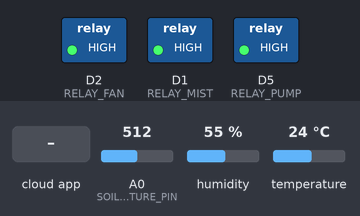
The sketch below on a simulated ESP8266 (NodeMCU). On the bench: switched loads named in the sketch (green lamp = pin HIGH). The test bench sets the inputs (shaded band); at power-on: A0 (SOIL_MOISTURE_PIN) = 512, humidity 55 %, temperature 24 °C. WiFi joins after 1.5 s; servers stay silent unless stated; the Firebase database answers and starts empty; what the sketch prints to the serial monitor is not drawn.

Above: at 2.7 s.
2.8 s: the phone or cloud app sets misting to 1
At 8.5 s:
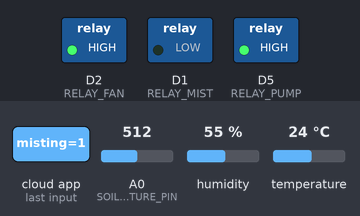
9.5 s: the phone or cloud app sets fan to 1
At 15.2 s:
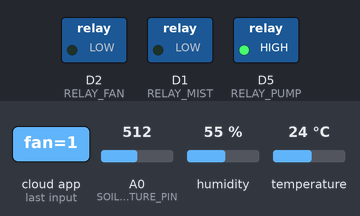
15.5 s: the phone or cloud app sets misting to 0
At 20.4 s:
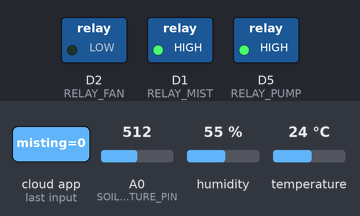
21.3 s: the phone or cloud app sets waterPump to 1
At 26.6 s:
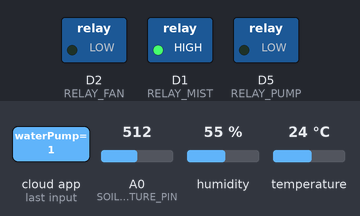
27.5 s: the phone or cloud app sets fan to 0
At 32.9 s:
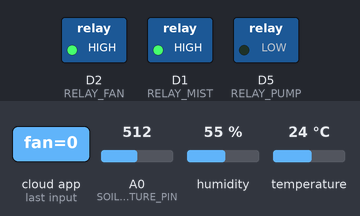
33.2 s: the phone or cloud app sets misting to 1
At 38.3 s:
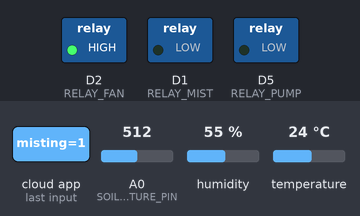
Timing chart, 0 to 39.8 s (numbered marks = the images above; inputs shaded):
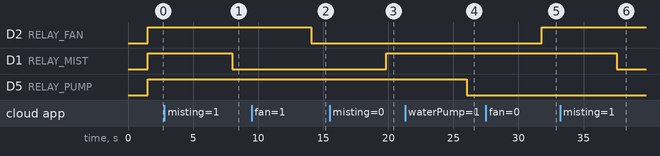

The sketch:

DurianMachine.ino
```cpp
#include <ESP8266WiFi.h>
#include <Firebase_ESP_Client.h>
#include <DHT.h>

// ─── WiFi Credentials ───────────────────────────────
#define WIFI_SSID "Piso WiFi"
#define WIFI_PASSWORD "ambotnimo123"

// ─── Firebase Project Credentials ───────────────────
#define API_KEY "AIzaSyDlaFU34iAAo4ceymNckVbLLkuFkFVXiFA"
#define DATABASE_URL "https://durian-app-2cdce-default-rtdb.firebaseio.com/"

// ─── DHT22 Setup ────────────────────────────────────
#define DHTPIN D4
#define DHTTYPE DHT22
DHT dht(DHTPIN, DHTTYPE);

// ─── Relay Setup ────────────────────────────────────
#define RELAY_MIST D1   // Relay for misting
#define RELAY_FAN  D2   // Relay for fan
#define RELAY_PUMP D5   // Relay for water pump (NEW)

// ─── Soil Moisture Setup ────────────────────────────
#define SOIL_MOISTURE_PIN A0  // Analog pin for soil sensor

// ─── Firebase Objects ──────────────────────────────
FirebaseData fbdo;
FirebaseAuth auth;
FirebaseConfig config;

void setup() {
  Serial.begin(115200);

  // Connect WiFi
  WiFi.begin(WIFI_SSID, WIFI_PASSWORD);
  Serial.print("Connecting to WiFi");
  while (WiFi.status() != WL_CONNECTED) {
    delay(500);
    Serial.print(".");
  }
  Serial.println("\n✅ WiFi connected!");

  // Firebase setup
  config.api_key = API_KEY;
  config.database_url = DATABASE_URL;

  // Anonymous sign-in
  if (Firebase.signUp(&config, &auth, "", "")) {
    Serial.println("✅ Firebase signUp successful");
  } else {
    Serial.printf("❌ Firebase signUp failed: %s\n", config.signer.signupError.message.c_str());
  }

  Firebase.begin(&config, &auth);
  Firebase.reconnectWiFi(true);

  // DHT & Relay init
  dht.begin();
  pinMode(RELAY_MIST, OUTPUT);
  pinMode(RELAY_FAN, OUTPUT);
  pinMode(RELAY_PUMP, OUTPUT);  // Initialize pump relay

  digitalWrite(RELAY_MIST, HIGH);  // off initially (active LOW)
  digitalWrite(RELAY_FAN, HIGH);
  digitalWrite(RELAY_PUMP, HIGH);  // off initially (active LOW)

  Serial.println("✅ System ready!");
}

void loop() {
  float humidity = dht.readHumidity();
  float temperature = dht.readTemperature();
  int soilValue = analogRead(SOIL_MOISTURE_PIN); // 0–1023
  int soilPercent = map(soilValue, 1023, 0, 0, 100); // convert to %

  if (isnan(humidity) || isnan(temperature)) {
    Serial.println("❌ Failed to read from DHT sensor!");
    delay(2000);
    return;
  }

  Serial.printf("🌡 Temp: %.2f °C  💧 Humidity: %.2f %%  🌱 Soil: %d (%d%%)\n",
                temperature, humidity, soilValue, soilPercent);

  // ---- Push sensor data to Firebase ----
  if (Firebase.RTDB.setFloat(&fbdo, "humidity", humidity)) {
    Serial.println("✅ Humidity updated in Firebase");
  } else {
    Serial.println("❌ Failed to update humidity: " + fbdo.errorReason());
  }

  if (Firebase.RTDB.setFloat(&fbdo, "temperature", temperature)) {
    Serial.println("✅ Temperature updated in Firebase");
  } else {
    Serial.println("❌ Failed to update temperature: " + fbdo.errorReason());
  }

  if (Firebase.RTDB.setInt(&fbdo, "soilMoisture", soilValue)) {
    Serial.println("✅ Soil moisture updated in Firebase");
  } else {
    Serial.println("❌ Failed to update soil moisture: " + fbdo.errorReason());
  }

  // ---- Read relay controls from Firebase ----
  if (Firebase.RTDB.getBool(&fbdo, "misting")) {
    bool mistState = fbdo.boolData();
    digitalWrite(RELAY_MIST, mistState ? LOW : HIGH);  // active LOW
    Serial.printf("Misting: %s\n", mistState ? "ON" : "OFF");
  } else {
    Serial.println("⚠️ Failed to read misting: " + fbdo.errorReason());
  }

  if (Firebase.RTDB.getBool(&fbdo, "fan")) {
    bool fanState = fbdo.boolData();
    digitalWrite(RELAY_FAN, fanState ? LOW : HIGH);  // active LOW
    Serial.printf("Fan: %s\n", fanState ? "ON" : "OFF");
  } else {
    Serial.println("⚠️ Failed to read fan: " + fbdo.errorReason());
  }

  // ---- Read water pump control from Firebase (NEW) ----
  if (Firebase.RTDB.getBool(&fbdo, "waterPump")) {
    bool pumpState = fbdo.boolData();
    digitalWrite(RELAY_PUMP, pumpState ? LOW : HIGH);  // active LOW
    Serial.printf("💦 Water Pump: %s\n", pumpState ? "ON" : "OFF");
  } else {
    Serial.println("⚠️ Failed to read water pump: " + fbdo.errorReason());
  }

  delay(5000); // update every 5s
}
```

Measured:
- after the input at 2.8 s, D1 (RELAY_MIST): HIGH → LOW after 5.2 s
- after the input at 9.5 s, D2 (RELAY_FAN): HIGH → LOW after 4.6 s
- after the input at 15.5 s, D1 (RELAY_MIST): LOW → HIGH after 4.3 s
- after the input at 21.3 s, D5 (RELAY_PUMP): HIGH → LOW after 4.7 s
- after the input at 27.5 s, D2 (RELAY_FAN): LOW → HIGH after 4.3 s
- after the input at 33.2 s, D1 (RELAY_MIST): HIGH → LOW after 4.4 s
